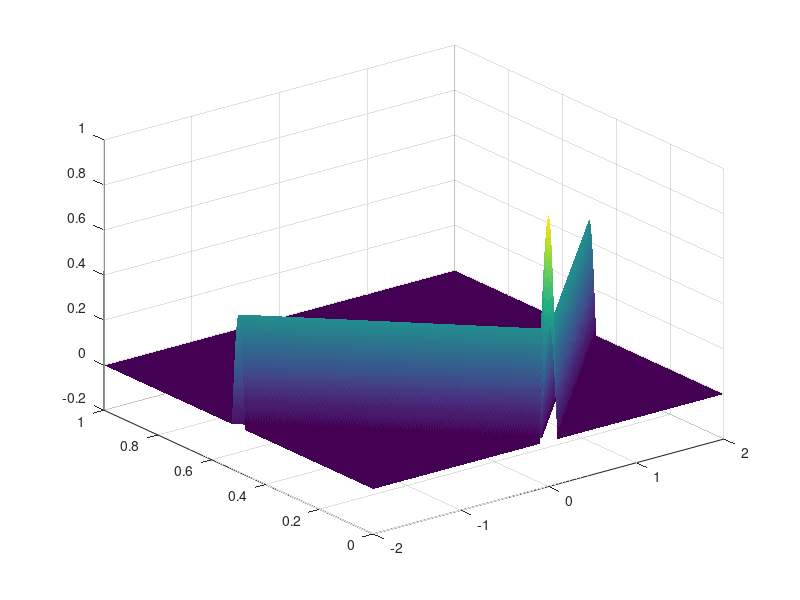

This figure's MATLAB source:
%part A no-reflection
clear
T=1;
c=4;
h=0.004;
k=0.001;
q=(c*k)/(h);%here we let q=1
N=(4/h)+1;
L=(T/k)+1;
delta=0.1;%wave source length
%build up the empty solution matrix;
U= zeros(L,N);
%Start setting initial condition
for n=1:1:N
    if ((-2+((n-1)*h))>=-delta) && ((-2+((n-1)*h))<=delta)
        U(1,n)=cos((pi*(-2+(n-1)*h))/(2*delta));
    end
end

for n=2:1:N-1  
    U(2,n)=0.5*((q^2)*(U(1,n+1)-2*U(1,n)+U(1,n-1))+2*U(1,n));%first time layer
end
for j=3:1:L
    U(j,1)=(1/(1+q))*((q^2)*(U(j-1,2)-2*U(j-1,1)+U(j-1,2)+(1/q)*U(j-2,1))+2*U(j-1,1)-U(j-2,1));%left boundary use Forward scheme 
    U(j,N)=(1/(1+q))*((q^2)*(U(j-1,N-1)-2*U(j-1,N)+U(j-1,N-1)+(1/q)*U(j-2,N))+2*U(j-1,N)-U(j-2,N));%right boundary use backward scheme
    for n=2:1:N-1
            U(j,n)=(q^2)*(U(j-1,n+1)-2*U(j-1,n)+U(j-1,n-1))+2*U(j-1,n)-U(j-2,n);%interior points
    end
end

surf(-2:h:2,0:k:T,U)
shading flat
